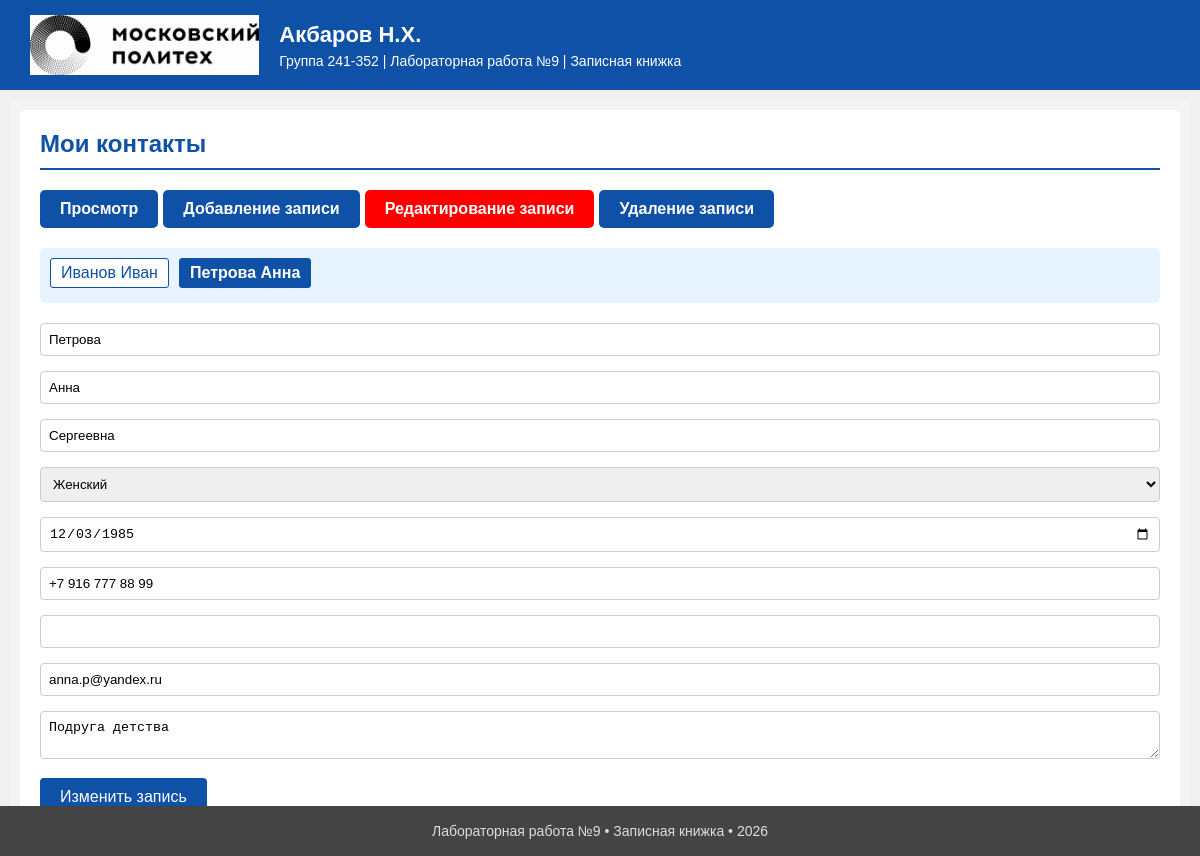
Screenshot of /?p=edit&id=2 with the database file from the repository.
### tables this page shows
CREATE TABLE IF NOT EXISTS `friends` (
    `id` INT(11) NOT NULL AUTO_INCREMENT,
    `surname` VARCHAR(50) NOT NULL,
    `name` VARCHAR(50) NOT NULL,
    `patronymic` VARCHAR(50) NULL DEFAULT NULL,
    `gender` ENUM('М','Ж') NOT NULL,
    `birth_date` DATE NULL DEFAULT NULL,
    `phone` VARCHAR(20) NULL DEFAULT NULL,
    `address` TEXT NULL DEFAULT NULL,
    `email` VARCHAR(100) NULL DEFAULT NULL,
    `comment` TEXT NULL DEFAULT NULL,
    
    PRIMARY KEY (`id`)
);

### edit.php (the view, shortened to what this page needs)
<?php
$currentROW = null;
if (isset($_GET['id'])) {
    $id = (int)$_GET['id'];
    $res = mysqli_query($mysqli, "SELECT * FROM friends WHERE id=$id");
    $currentROW = mysqli_fetch_assoc($res);
}
$all_res = mysqli_query($mysqli, "SELECT id, surname, name FROM friends ORDER BY surname, name");
if (!$all_res) {
    echo '<p class="error">Ошибка базы данных</p>';
} else {
    echo '<div id="edit_links">';
    while ($row = mysqli_fetch_assoc($all_res)) {
        if ($currentROW && $row['id'] == $currentROW['id']) {
            echo '<div>' . htmlspecialchars($row['surname'] . ' ' . $row['name']) . '</div>';
        } else {
            echo '<a href="?p=edit&id=' . $row['id'] . '">' . htmlspecialchars($row['surname'] . ' ' . $row['name']) . '</a>';
        }
    }
    echo '</div>';
    if ($currentROW) {
        ?>
        <form name="form_edit" method="post" action="?p=edit&id=<?php echo $currentROW['id']; ?>">
            <input type="text" name="surname" placeholder="Фамилия" value="<?php echo htmlspecialchars($currentROW['surname']); ?>" required>
            <input type="text" name="name" placeholder="Имя" value="<?php echo htmlspecialchars($currentROW['name']); ?>" required>
            <input type="text" name="patronymic" placeholder="Отчество" value="<?php echo htmlspecialchars($currentROW['patronymic']); ?>">
            <select name="gender" required>
                <option value="Ж" <?php if($currentROW['gender'] == 'Ж') echo 'selected'; ?>>Женский</option>
            </select>
            <input type="date" name="birth_date" value="<?php echo htmlspecialchars($currentROW['birth_date']); ?>">
            <input type="tel" name="phone" value="<?php echo htmlspecialchars($currentROW['phone']); ?>">
            <input type="text" name="address" value="<?php echo htmlspecialchars($currentROW['address']); ?>">
            <input type="email" name="email" value="<?php echo htmlspecialchars($currentROW['email']); ?>">
            <textarea name="comment"><?php echo htmlspecialchars($currentROW['comment']); ?></textarea>
            <input type="submit" name="button" value="Изменить запись">
        </form>
        <?php
    } else {
        echo '<p>Записей пока нет</p>';
    }
}
?>

### style.css (style rules this page uses)
* { box-sizing: border-box; margin: 0; padding: 0; }
body { font-family: Arial, sans-serif; background: #f0f0f0; margin: 0; padding: 0; }
form input[type="text"], form input[type="email"], form input[type="tel"], form input[type="date"], form select, form textarea { width: 100%; padding: 8px; margin-bottom: 15px; border: 1px solid #ccc; border-radius: 4px; box-sizing: border-box; }
form input[type="submit"] { background-color: #0E51A7; color: white; padding: 10px 20px; border: none; border-radius: 4px; cursor: pointer; font-size: 16px; }
#edit_links, #delete_links { margin-bottom: 20px; padding: 10px; background: #e7f3ff; border-radius: 5px; }
#edit_links a, #delete_links a { display: inline-block; margin-right: 10px; margin-bottom: 5px; padding: 5px 10px; background: white; border: 1px solid #0E51A7; text-decoration: none; color: #0E51A7; border-radius: 3px; }
#edit_links div, #delete_links div { display: inline-block; margin-right: 10px; padding: 5px 10px; background: #0E51A7; border: 1px solid #0E51A7; color: white; font-weight: bold; border-radius: 3px; }

### rows the page displays
friends: surname+name "Иванов Иван"
friends: surname+name "Петрова Анна", surname "Петрова", name "Анна", patronymic "Сергеевна", gender "Женский", birth_date "12/03/1985", phone "+7 916 777 88 99", email "anna.p@yandex.ru", comment "Подруга детства"
